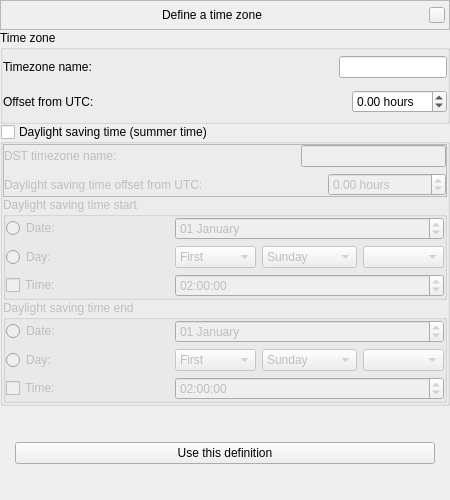
<?xml version="1.0" encoding="UTF-8"?>
<ui version="4.0">
 <class>defineTimeZoneForm</class>
 <widget class="QWidget" name="defineTimeZoneForm">
  <property name="geometry">
   <rect>
    <x>0</x>
    <y>0</y>
    <width>450</width>
    <height>500</height>
   </rect>
  </property>
  <layout class="QVBoxLayout" name="verticalLayout">
   <property name="spacing">
    <number>0</number>
   </property>
   <property name="margin">
    <number>0</number>
   </property>
   <item>
    <widget class="BarFrame" name="LocationBar">
     <property name="sizePolicy">
      <sizepolicy hsizetype="Expanding" vsizetype="Minimum">
       <horstretch>0</horstretch>
       <verstretch>0</verstretch>
      </sizepolicy>
     </property>
     <property name="minimumSize">
      <size>
       <width>0</width>
       <height>25</height>
      </size>
     </property>
     <property name="maximumSize">
      <size>
       <width>16777215</width>
       <height>30</height>
      </size>
     </property>
     <property name="focusPolicy">
      <enum>Qt::NoFocus</enum>
     </property>
     <property name="autoFillBackground">
      <bool>false</bool>
     </property>
     <property name="frameShape">
      <enum>QFrame::StyledPanel</enum>
     </property>
     <layout class="QHBoxLayout">
      <property name="spacing">
       <number>6</number>
      </property>
      <property name="leftMargin">
       <number>0</number>
      </property>
      <property name="topMargin">
       <number>0</number>
      </property>
      <property name="rightMargin">
       <number>4</number>
      </property>
      <property name="bottomMargin">
       <number>0</number>
      </property>
      <item>
       <spacer name="leftSpacer">
        <property name="orientation">
         <enum>Qt::Horizontal</enum>
        </property>
        <property name="sizeHint" stdset="0">
         <size>
          <width>40</width>
          <height>20</height>
         </size>
        </property>
       </spacer>
      </item>
      <item>
       <widget class="QLabel" name="stelWindowTitle">
        <property name="text">
         <string>Define a time zone</string>
        </property>
       </widget>
      </item>
      <item>
       <spacer name="rightSpacer">
        <property name="orientation">
         <enum>Qt::Horizontal</enum>
        </property>
        <property name="sizeHint" stdset="0">
         <size>
          <width>40</width>
          <height>20</height>
         </size>
        </property>
       </spacer>
      </item>
      <item>
       <widget class="QPushButton" name="closeStelWindow">
        <property name="minimumSize">
         <size>
          <width>16</width>
          <height>16</height>
         </size>
        </property>
        <property name="maximumSize">
         <size>
          <width>16</width>
          <height>16</height>
         </size>
        </property>
        <property name="focusPolicy">
         <enum>Qt::NoFocus</enum>
        </property>
        <property name="text">
         <string/>
        </property>
       </widget>
      </item>
     </layout>
    </widget>
   </item>
   <item>
    <widget class="QGroupBox" name="groupBoxTimeZone">
     <property name="title">
      <string>Time zone</string>
     </property>
     <layout class="QVBoxLayout" name="verticalLayoutTimeZone">
      <property name="margin">
       <number>0</number>
      </property>
      <item>
       <layout class="QHBoxLayout" name="horizontalLayoutName">
        <item>
         <widget class="QLabel" name="labelName">
          <property name="text">
           <string>Timezone name:</string>
          </property>
         </widget>
        </item>
        <item>
         <spacer name="horizontalSpacerName">
          <property name="orientation">
           <enum>Qt::Horizontal</enum>
          </property>
          <property name="sizeHint" stdset="0">
           <size>
            <width>40</width>
            <height>20</height>
           </size>
          </property>
         </spacer>
        </item>
        <item>
         <widget class="QLineEdit" name="lineEditName">
          <property name="sizePolicy">
           <sizepolicy hsizetype="Preferred" vsizetype="Fixed">
            <horstretch>0</horstretch>
            <verstretch>0</verstretch>
           </sizepolicy>
          </property>
          <property name="maxLength">
           <number>3</number>
          </property>
         </widget>
        </item>
       </layout>
      </item>
      <item>
       <layout class="QHBoxLayout" name="horizontalLayoutOffset">
        <item>
         <widget class="QLabel" name="labelOffset">
          <property name="text">
           <string>Offset from UTC:</string>
          </property>
         </widget>
        </item>
        <item>
         <spacer name="horizontalSpacer">
          <property name="orientation">
           <enum>Qt::Horizontal</enum>
          </property>
          <property name="sizeHint" stdset="0">
           <size>
            <width>40</width>
            <height>20</height>
           </size>
          </property>
         </spacer>
        </item>
        <item>
         <widget class="QDoubleSpinBox" name="doubleSpinBoxOffset">
          <property name="wrapping">
           <bool>true</bool>
          </property>
          <property name="suffix">
           <string> hours</string>
          </property>
          <property name="minimum">
           <double>-24.000000000000000</double>
          </property>
          <property name="maximum">
           <double>24.000000000000000</double>
          </property>
          <property name="singleStep">
           <double>0.250000000000000</double>
          </property>
         </widget>
        </item>
       </layout>
      </item>
     </layout>
    </widget>
   </item>
   <item>
    <widget class="QGroupBox" name="groupBoxDst">
     <property name="title">
      <string>Daylight saving time (summer time)</string>
     </property>
     <property name="checkable">
      <bool>true</bool>
     </property>
     <property name="checked">
      <bool>false</bool>
     </property>
     <layout class="QVBoxLayout" name="verticalLayoutDst">
      <property name="spacing">
       <number>0</number>
      </property>
      <property name="margin">
       <number>0</number>
      </property>
      <item>
       <widget class="QFrame" name="frame">
        <property name="frameShape">
         <enum>QFrame::StyledPanel</enum>
        </property>
        <property name="frameShadow">
         <enum>QFrame::Raised</enum>
        </property>
        <layout class="QVBoxLayout" name="verticalLayout_2">
         <property name="margin">
          <number>0</number>
         </property>
         <item>
          <layout class="QHBoxLayout" name="horizontalLayoutNameDst">
           <item>
            <widget class="QLabel" name="labelNameDst">
             <property name="sizePolicy">
              <sizepolicy hsizetype="Expanding" vsizetype="Preferred">
               <horstretch>0</horstretch>
               <verstretch>0</verstretch>
              </sizepolicy>
             </property>
             <property name="text">
              <string>DST timezone name:</string>
             </property>
            </widget>
           </item>
           <item>
            <spacer name="horizontalSpacerNameDst">
             <property name="orientation">
              <enum>Qt::Horizontal</enum>
             </property>
             <property name="sizeHint" stdset="0">
              <size>
               <width>40</width>
               <height>20</height>
              </size>
             </property>
            </spacer>
           </item>
           <item>
            <widget class="QLineEdit" name="lineEditNameDst">
             <property name="maxLength">
              <number>3</number>
             </property>
            </widget>
           </item>
          </layout>
         </item>
         <item>
          <layout class="QHBoxLayout" name="horizontalLayoutOffsetDst">
           <item>
            <widget class="QLabel" name="labelOffsetDst">
             <property name="text">
              <string>Daylight saving time offset from UTC:</string>
             </property>
            </widget>
           </item>
           <item>
            <spacer name="horizontalSpacerOffsetDst">
             <property name="orientation">
              <enum>Qt::Horizontal</enum>
             </property>
             <property name="sizeHint" stdset="0">
              <size>
               <width>40</width>
               <height>20</height>
              </size>
             </property>
            </spacer>
           </item>
           <item>
            <widget class="QDoubleSpinBox" name="doubleSpinBoxOffsetDst">
             <property name="sizePolicy">
              <sizepolicy hsizetype="Expanding" vsizetype="Fixed">
               <horstretch>0</horstretch>
               <verstretch>0</verstretch>
              </sizepolicy>
             </property>
             <property name="wrapping">
              <bool>true</bool>
             </property>
             <property name="suffix">
              <string> hours</string>
             </property>
             <property name="minimum">
              <double>-24.000000000000000</double>
             </property>
             <property name="maximum">
              <double>24.000000000000000</double>
             </property>
            </widget>
           </item>
          </layout>
         </item>
        </layout>
       </widget>
      </item>
      <item>
       <widget class="QGroupBox" name="groupBoxDstStart">
        <property name="title">
         <string>Daylight saving time start</string>
        </property>
        <layout class="QGridLayout" name="gridLayout_2">
         <property name="margin">
          <number>0</number>
         </property>
         <item row="0" column="0" colspan="2">
          <widget class="QRadioButton" name="radioButtonDstStartDate">
           <property name="text">
            <string>Date:</string>
           </property>
          </widget>
         </item>
         <item row="0" column="2" colspan="3">
          <widget class="QDateEdit" name="dateEditDstStart">
           <property name="wrapping">
            <bool>true</bool>
           </property>
           <property name="displayFormat">
            <string>dd MMMM</string>
           </property>
          </widget>
         </item>
         <item row="1" column="0" colspan="2">
          <widget class="QRadioButton" name="radioButtonDstStartDay">
           <property name="text">
            <string>Day:</string>
           </property>
          </widget>
         </item>
         <item row="1" column="2">
          <widget class="QComboBox" name="comboBoxDstStartWeek">
           <item>
            <property name="text">
             <string>First</string>
            </property>
           </item>
           <item>
            <property name="text">
             <string>Second</string>
            </property>
           </item>
           <item>
            <property name="text">
             <string>Third</string>
            </property>
           </item>
           <item>
            <property name="text">
             <string>Fourth</string>
            </property>
           </item>
           <item>
            <property name="text">
             <string>Last</string>
            </property>
           </item>
          </widget>
         </item>
         <item row="1" column="3">
          <widget class="QComboBox" name="comboBoxDstStartDay">
           <item>
            <property name="text">
             <string>Sunday</string>
            </property>
           </item>
           <item>
            <property name="text">
             <string>Monday</string>
            </property>
           </item>
           <item>
            <property name="text">
             <string>Tuesday</string>
            </property>
           </item>
           <item>
            <property name="text">
             <string>Wednesday</string>
            </property>
           </item>
           <item>
            <property name="text">
             <string>Thursday</string>
            </property>
           </item>
           <item>
            <property name="text">
             <string>Friday</string>
            </property>
           </item>
           <item>
            <property name="text">
             <string>Saturday</string>
            </property>
           </item>
          </widget>
         </item>
         <item row="1" column="4">
          <widget class="QComboBox" name="comboBoxDstStartMonth"/>
         </item>
         <item row="2" column="0" colspan="2">
          <widget class="QCheckBox" name="checkBoxDstStartTime">
           <property name="text">
            <string>Time:</string>
           </property>
          </widget>
         </item>
         <item row="2" column="2" colspan="3">
          <widget class="QTimeEdit" name="timeEditDstStart">
           <property name="wrapping">
            <bool>true</bool>
           </property>
           <property name="displayFormat">
            <string notr="true">HH:mm:ss</string>
           </property>
           <property name="time">
            <time>
             <hour>2</hour>
             <minute>0</minute>
             <second>0</second>
            </time>
           </property>
          </widget>
         </item>
        </layout>
       </widget>
      </item>
      <item>
       <widget class="QGroupBox" name="groupBoxDstEnd">
        <property name="title">
         <string>Daylight saving time end</string>
        </property>
        <layout class="QGridLayout" name="gridLayout_4">
         <property name="margin">
          <number>0</number>
         </property>
         <item row="0" column="0" colspan="2">
          <widget class="QRadioButton" name="radioButtonDstEndDate">
           <property name="text">
            <string>Date:</string>
           </property>
          </widget>
         </item>
         <item row="0" column="2" colspan="3">
          <widget class="QDateEdit" name="dateEditDstEnd">
           <property name="wrapping">
            <bool>true</bool>
           </property>
           <property name="displayFormat">
            <string>dd MMMM</string>
           </property>
          </widget>
         </item>
         <item row="1" column="0" colspan="2">
          <widget class="QRadioButton" name="radioButtonDstEndDay">
           <property name="text">
            <string>Day:</string>
           </property>
          </widget>
         </item>
         <item row="1" column="2">
          <widget class="QComboBox" name="comboBoxDstEndWeek">
           <item>
            <property name="text">
             <string>First</string>
            </property>
           </item>
           <item>
            <property name="text">
             <string>Second</string>
            </property>
           </item>
           <item>
            <property name="text">
             <string>Third</string>
            </property>
           </item>
           <item>
            <property name="text">
             <string>Fourth</string>
            </property>
           </item>
           <item>
            <property name="text">
             <string>Last</string>
            </property>
           </item>
          </widget>
         </item>
         <item row="1" column="3">
          <widget class="QComboBox" name="comboBoxDstEndDay">
           <item>
            <property name="text">
             <string>Sunday</string>
            </property>
           </item>
           <item>
            <property name="text">
             <string>Monday</string>
            </property>
           </item>
           <item>
            <property name="text">
             <string>Tuesday</string>
            </property>
           </item>
           <item>
            <property name="text">
             <string>Wednesday</string>
            </property>
           </item>
           <item>
            <property name="text">
             <string>Thursday</string>
            </property>
           </item>
           <item>
            <property name="text">
             <string>Friday</string>
            </property>
           </item>
           <item>
            <property name="text">
             <string>Saturday</string>
            </property>
           </item>
          </widget>
         </item>
         <item row="1" column="4">
          <widget class="QComboBox" name="comboBoxDstEndMonth"/>
         </item>
         <item row="2" column="0" colspan="2">
          <widget class="QCheckBox" name="checkBoxDstEndTime">
           <property name="text">
            <string>Time:</string>
           </property>
          </widget>
         </item>
         <item row="2" column="2" colspan="3">
          <widget class="QTimeEdit" name="timeEditDstEnd">
           <property name="wrapping">
            <bool>true</bool>
           </property>
           <property name="displayFormat">
            <string notr="true">HH:mm:ss</string>
           </property>
           <property name="time">
            <time>
             <hour>2</hour>
             <minute>0</minute>
             <second>0</second>
            </time>
           </property>
          </widget>
         </item>
        </layout>
       </widget>
      </item>
     </layout>
    </widget>
   </item>
   <item>
    <widget class="QFrame" name="frameOk">
     <property name="styleSheet">
      <string notr="true">QFrame {
	padding: 15px; /* the same as in QGroupBox*/
}</string>
     </property>
     <layout class="QVBoxLayout" name="verticalLayoutOk">
      <property name="spacing">
       <number>0</number>
      </property>
      <property name="margin">
       <number>0</number>
      </property>
      <item>
       <widget class="QPushButton" name="pushButtonUseDefinition">
        <property name="text">
         <string>Use this definition</string>
        </property>
       </widget>
      </item>
     </layout>
    </widget>
   </item>
  </layout>
 </widget>
 <customwidgets>
  <customwidget>
   <class>BarFrame</class>
   <extends>QFrame</extends>
   <header>Dialog.hpp</header>
   <container>1</container>
  </customwidget>
 </customwidgets>
 <resources/>
 <connections/>
</ui>
